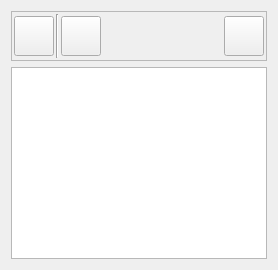
               <widget class="QWidget" name="page_principal">
                <layout class="QVBoxLayout" name="verticalLayout_5">
                 <item>
                  <widget class="QFrame" name="frm_functions_table_principal">
                   <property name="minimumSize">
                    <size>
                     <width>0</width>
                     <height>50</height>
                    </size>
                   </property>
                   <property name="maximumSize">
                    <size>
                     <width>16777215</width>
                     <height>50</height>
                    </size>
                   </property>
                   <property name="frameShape">
                    <enum>QFrame::Shape::StyledPanel</enum>
                   </property>
                   <property name="frameShadow">
                    <enum>QFrame::Shadow::Raised</enum>
                   </property>
                   <layout class="QHBoxLayout" name="horizontalLayout_3">
                    <property name="spacing">
                     <number>2</number>
                    </property>
                    <property name="leftMargin">
                     <number>2</number>
                    </property>
                    <property name="topMargin">
                     <number>2</number>
                    </property>
                    <property name="rightMargin">
                     <number>2</number>
                    </property>
                    <property name="bottomMargin">
                     <number>2</number>
                    </property>
                    <item alignment="Qt::AlignmentFlag::AlignLeft">
                     <widget class="QPushButton" name="btn_desfazer">
                      <property name="minimumSize">
                       <size>
                        <width>40</width>
                        <height>40</height>
                       </size>
                      </property>
                      <property name="maximumSize">
                       <size>
                        <width>40</width>
                        <height>40</height>
                       </size>
                      </property>
                      <property name="text">
                       <string/>
                      </property>
                      <property name="icon">
                       <iconset resource="icon.qrc">
                        <normaloff>:/icons/icons/arrow.png</normaloff>:/icons/icons/arrow.png</iconset>
                      </property>
                      <property name="iconSize">
                       <size>
                        <width>20</width>
                        <height>20</height>
                       </size>
                      </property>
                     </widget>
                    </item>
                    <item alignment="Qt::AlignmentFlag::AlignLeft">
                     <widget class="Line" name="line_2">
                      <property name="orientation">
                       <enum>Qt::Orientation::Vertical</enum>
                      </property>
                     </widget>
                    </item>
                    <item>
                     <widget class="QPushButton" name="bt_salvar_dados_tabela_principal">
                      <property name="minimumSize">
                       <size>
                        <width>40</width>
                        <height>40</height>
                       </size>
                      </property>
                      <property name="maximumSize">
                       <size>
                        <width>40</width>
                        <height>40</height>
                       </size>
                      </property>
                      <property name="cursor">
                       <cursorShape>PointingHandCursor</cursorShape>
                      </property>
                      <property name="toolTip">
                       <string>&lt;html&gt;&lt;head/&gt;&lt;body&gt;&lt;p&gt;&lt;span style=&quot; font-size:8pt; color:#4b3ff1;&quot;&gt;Exportar .csv&lt;/span&gt;&lt;/p&gt;&lt;/body&gt;&lt;/html&gt;</string>
                      </property>
                      <property name="styleSheet">
                       <string notr="true"/>
                      </property>
                      <property name="text">
                       <string/>
                      </property>
                      <property name="icon">
                       <iconset resource="icon.qrc">
                        <normaloff>:/icons/icons/save-as.png</normaloff>:/icons/icons/save-as.png</iconset>
                      </property>
                      <property name="iconSize">
                       <size>
                        <width>25</width>
                        <height>25</height>
                       </size>
                      </property>
                     </widget>
                    </item>
                    <item>
                     <spacer name="horizontalSpacer_2">
                      <property name="orientation">
                       <enum>Qt::Orientation::Horizontal</enum>
                      </property>
                      <property name="sizeHint" stdset="0">
                       <size>
                        <width>40</width>
                        <height>20</height>
                       </size>
                      </property>
                     </spacer>
                    </item>
                    <item>
                     <widget class="QPushButton" name="bt_reprocesar_csv">
                      <property name="minimumSize">
                       <size>
                        <width>40</width>
                        <height>40</height>
                       </size>
                      </property>
                      <property name="maximumSize">
                       <size>
                        <width>40</width>
                        <height>40</height>
                       </size>
                      </property>
                      <property name="cursor">
                       <cursorShape>PointingHandCursor</cursorShape>
                      </property>
                      <property name="text">
                       <string/>
                      </property>
                      <property name="icon">
                       <iconset resource="icon.qrc">
                        <normaloff>:/icons/icons/refresh.png</normaloff>:/icons/icons/refresh.png</iconset>
                      </property>
                      <property name="iconSize">
                       <size>
                        <width>20</width>
                        <height>20</height>
                       </size>
                      </property>
                     </widget>
                    </item>
                   </layout>
                  </widget>
                 </item>
                 <item>
                  <widget class="QTableWidget" name="table_principal">
                   <property name="editTriggers">
                    <set>QAbstractItemView::EditTrigger::NoEditTriggers</set>
                   </property>
                   <property name="dragEnabled">
                    <bool>true</bool>
                   </property>
                   <property name="alternatingRowColors">
                    <bool>true</bool>
                   </property>
                   <property name="selectionBehavior">
                    <enum>QAbstractItemView::SelectionBehavior::SelectRows</enum>
                   </property>
                   <attribute name="horizontalHeaderShowSortIndicator" stdset="0">
                    <bool>true</bool>
                   </attribute>
                   <attribute name="verticalHeaderVisible">
                    <bool>false</bool>
                   </attribute>
                  </widget>
                 </item>
                </layout>
               </widget>
